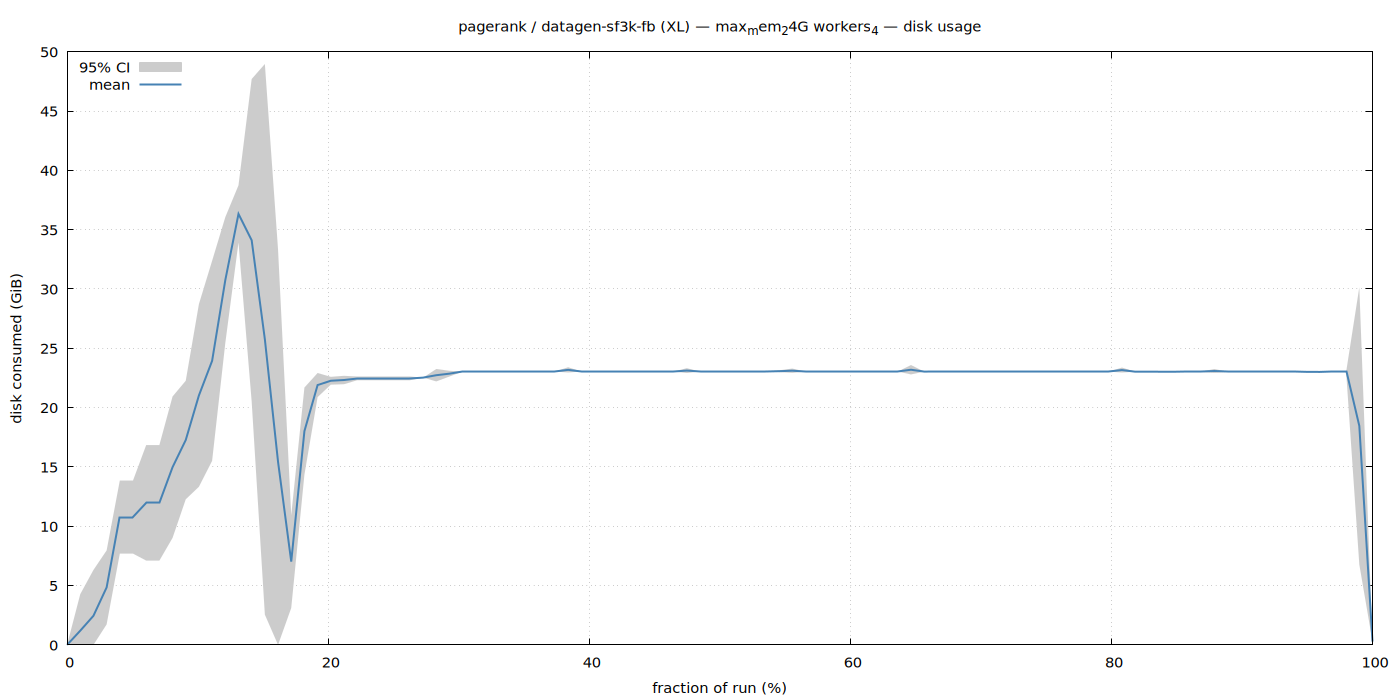

Here is the gnuplot script that generated this plot:
set terminal pngcairo size 1400,700 enhanced font 'Sans,11'
set output '/home/ubuntu/nvm/results/pagerank/XL/datagen-sf3k-fb/max_mem_24G_workers_4/disk.png'
set title "pagerank / datagen-sf3k-fb (XL) — max_mem_24G workers_4 — disk usage"
set xlabel 'fraction of run (%)'
set ylabel 'disk consumed (GiB)'
set grid
set key top left
set yrange [0:*]
plot '/home/ubuntu/nvm/results/pagerank/XL/datagen-sf3k-fb/max_mem_24G_workers_4/disk.dat' using 1:3:4 with filledcurves lc rgb '#cccccc' title '95% CI', \
     '' using 1:2 with lines lw 2 lc rgb '#4682b4' title 'mean'
